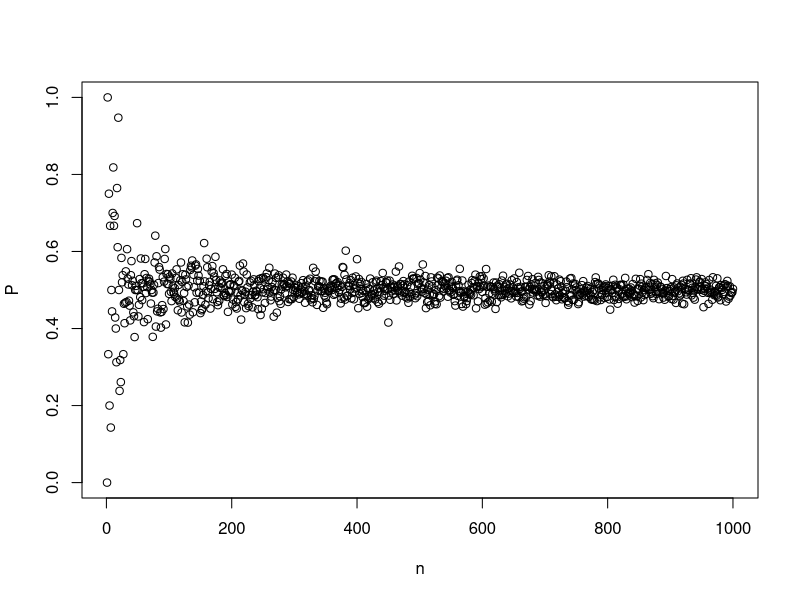
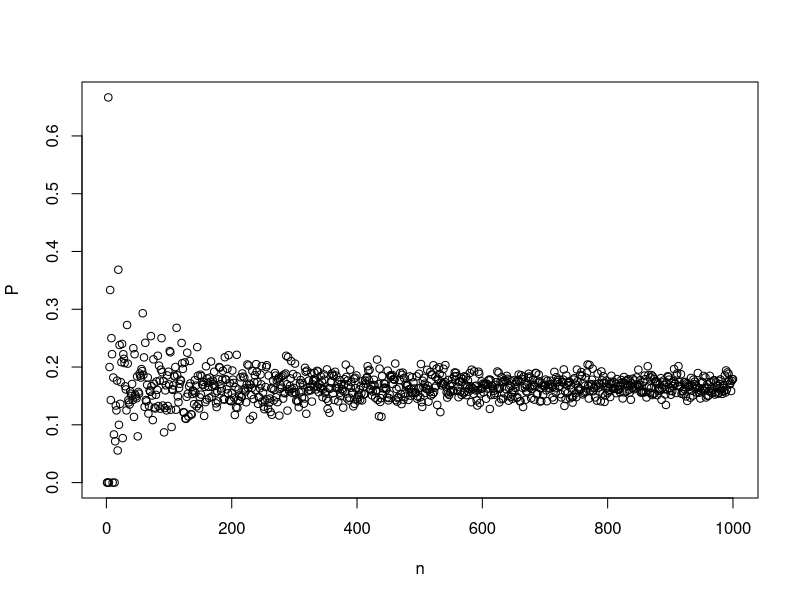
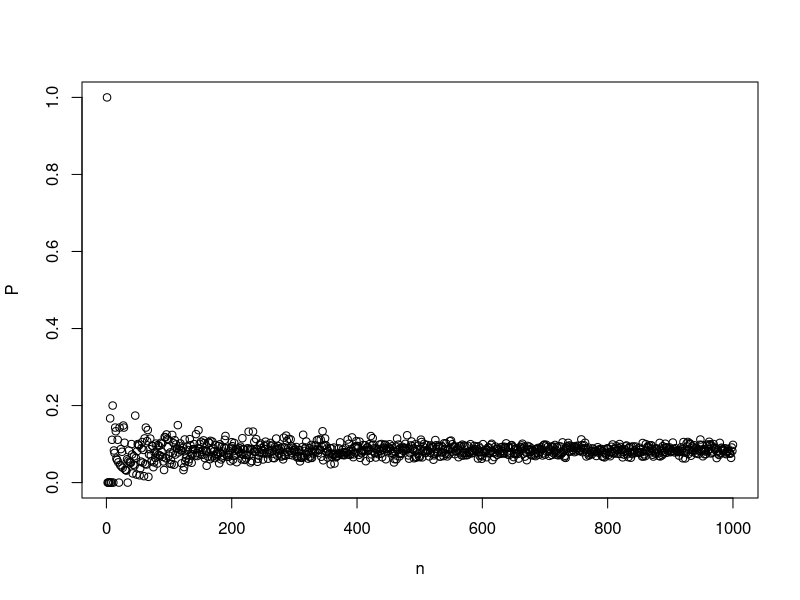
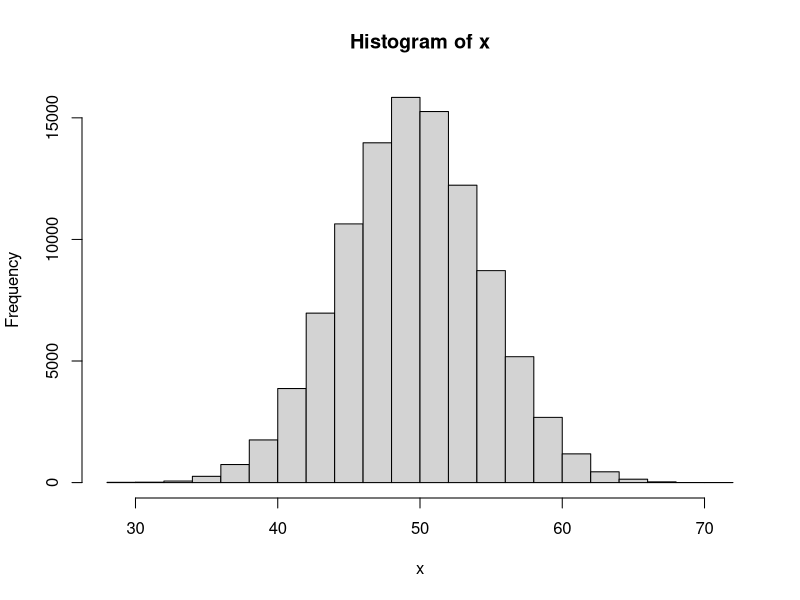
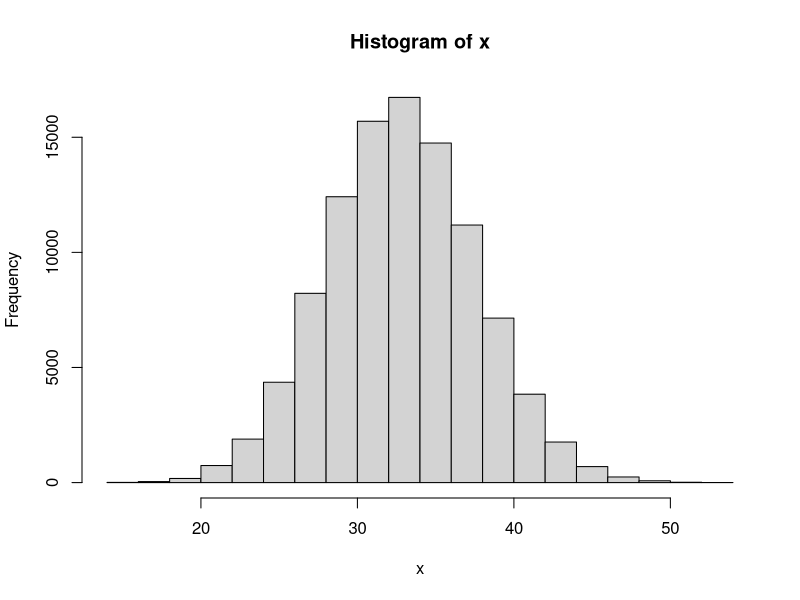

These figures' R source, in order:
# flipping a coin
n = 1:1000
P = rep(0, times=length(n))
for(m in n) {
  x = sample(c(0, 1), m, replace=TRUE)
  P[m] = sum(x) / m
}
plot(n, P)
P[length(n)]

# rolling a die and getting 6
n = 1:1000
P = rep(0, times=length(n))
for(m in n) {
  x = sample(c(0, 0, 0, 0, 0, 1), m, replace=TRUE)
  P[m] = sum(x) / m
}
plot(n, P)
P[length(n)]

# rolling a die and getting 6 and getting heads
n = 1:1000
P = rep(0, times=length(n))
for(m in n) {
  x = sample(c(0, 0, 0, 0, 0, 1, 0, 0, 0, 0, 0, 0), m, replace=TRUE)
  P[m] = sum(x) / m
}
plot(n, P)
P[length(n)]

# Binomial distribution
n = 100
p = 1/2
# single coin toss
ns = 100000
x = rep(0, times=ns)
for(i in 1:ns) {
  x[i] = sum(sample(c(0, 1), n, replace=TRUE))
}
hist(x)
mean(x)
n*p
sd(x)
sqrt(n*p*(1-p))

# Binomial distribution different coin
n = 100
p = 1/3
# single coin toss
ns = 100000
x = rep(0, times=ns)
for(i in 1:ns) {
  x[i] = sum(sample(c(0, 0, 1), n, replace=TRUE))
}
hist(x)
mean(x)
n*p
sd(x)
sqrt(n*p*(1-p))
# What changed? peak went from ~50 (with 100 flips per sample)
# to ~33 when the probability of heads went to 1/3